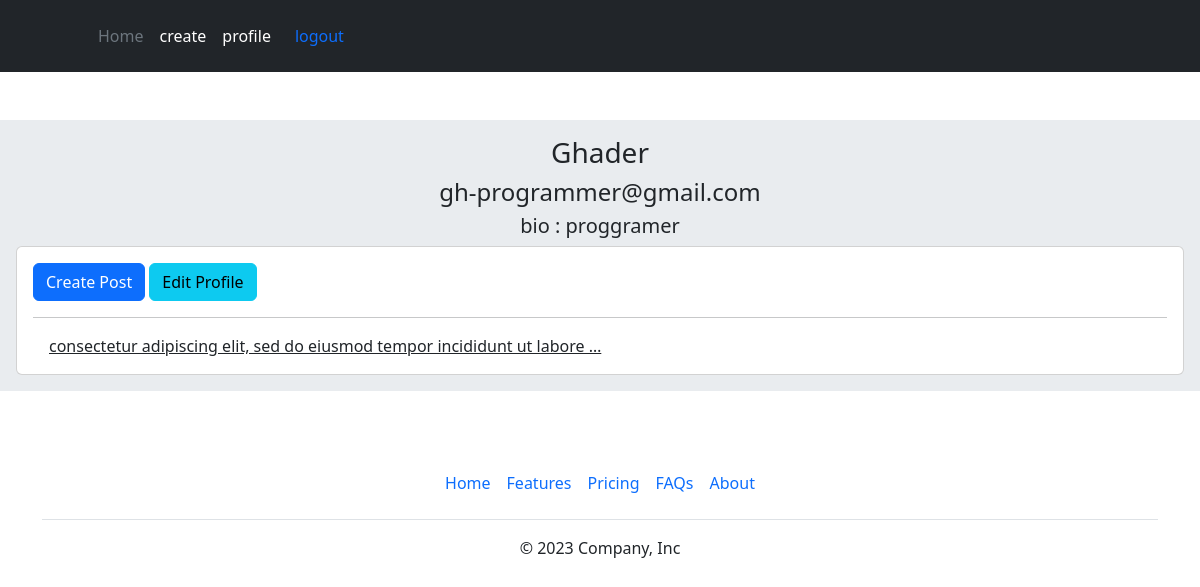
The page /accounts/profile/5/ (signed in) on the database its author committed.
### accounts/models.py (models this page shows)
class Profile(models.Model):
    user = models.OneToOneField(User,on_delete=models.CASCADE)
    age = models.PositiveSmallIntegerField(default=0)
    bio = models.TextField(null=True,blank=True)

### home/models.py (models this page shows, shortened)
class Post(models.Model):
    user = models.ForeignKey(User,on_delete=models.CASCADE,related_name='posts')
    body = models.TextField()
    slug = models.SlugField(max_length=40)
    created = models.DateTimeField(auto_now_add=True)
    updated = models.DateTimeField(auto_now=True)
    class Meta:
        ordering = ['-created','-updated']
    def get_absolute_url(self):
        return reverse('home:detail',args=[self.id , self.slug])

### accounts/views.py (the view)
# urls.py: path('profile/<int:user_id>/',views.UserProfileView.as_view(),name='user_profile'),
class UserProfileView(LoginRequiredMixin,View):
    def get(self, req, user_id):
        is_following = False
        profile = Profile.objects.filter(user=user_id)
        username = get_object_or_404(User,pk=user_id)
        posts = Post.objects.filter(user=username)
        relation = Relation.objects.filter(from_user=req.user,to_user=username)
        if relation.exists():
            is_following=True
        return render(req,'accounts/profile.html',{'user':username,"is_following":is_following,'profile_bio':profile,'posts':posts})

### accounts/templates/accounts/profile.html (shortened to what this page needs)
{% extends "base.html" %}
{% block content %}
    <h3 class="text-center"> {{ user.username }}</h3>
    <h4 class="text-center"> {{ user.email }} </h4>
{% for profile in profile_bio %}
{% if profile.bio %}
    <h5 class="text-center">bio : {{ profile.bio }}</h5>
{% endif %}
{% endfor %}
    <div class="card">
        <div class="card-body">
            {% if request.user.id == user.id %}
            <a href="{% url 'home:create' %}" class="btn btn-primary">Create Post</a>
            <a href="{% url 'accounts:edit' %}" class="btn btn-info">Edit Profile</a><hr>
            {% endif %}
            {% for post in posts %}
            <a href="{{ post.get_absolute_url }}"  class="card-body mb-2">{{ post.body|truncatewords:10 }}</a>
            <br>
            {% endfor %}
        </div>
</div>
{% endblock content %}

### rows shown on the page
Profile: bio "proggramer"
Post: body "consectetur adipiscing elit, sed do eiusmod tempor incididunt ut labore …"

### other values the page prints
{{ user.username }} "Ghader"
{{ user.email }} "gh-programmer@gmail.com"
